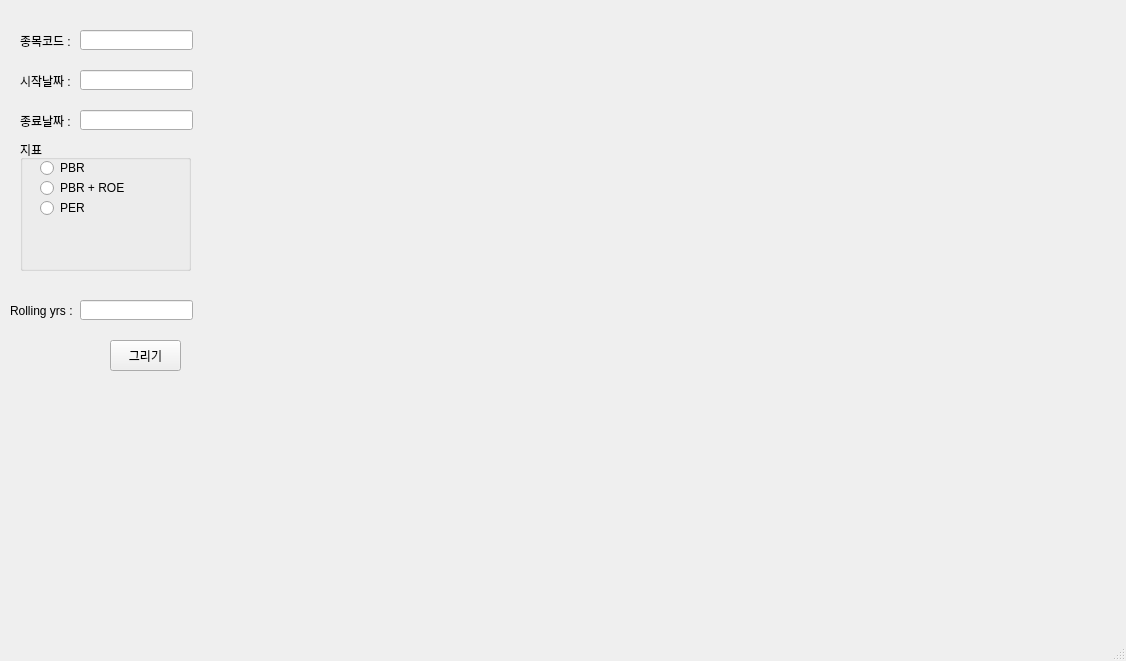
<?xml version="1.0" encoding="UTF-8"?>
<ui version="4.0">
 <class>MainWindow</class>
 <widget class="QMainWindow" name="MainWindow">
  <property name="geometry">
   <rect>
    <x>0</x>
    <y>0</y>
    <width>1126</width>
    <height>661</height>
   </rect>
  </property>
  <property name="windowTitle">
   <string>Historiador v0.1</string>
  </property>
  <widget class="QWidget" name="centralwidget">
   <widget class="QLabel" name="label_code">
    <property name="geometry">
     <rect>
      <x>20</x>
      <y>30</y>
      <width>61</width>
      <height>21</height>
     </rect>
    </property>
    <property name="text">
     <string>종목코드 :</string>
    </property>
   </widget>
   <widget class="QLabel" name="label_start">
    <property name="geometry">
     <rect>
      <x>20</x>
      <y>70</y>
      <width>61</width>
      <height>21</height>
     </rect>
    </property>
    <property name="text">
     <string>시작날짜 :</string>
    </property>
   </widget>
   <widget class="QLabel" name="label_end">
    <property name="geometry">
     <rect>
      <x>20</x>
      <y>110</y>
      <width>61</width>
      <height>21</height>
     </rect>
    </property>
    <property name="text">
     <string>종료날짜 :</string>
    </property>
   </widget>
   <widget class="QGroupBox" name="groupbox_index">
    <property name="geometry">
     <rect>
      <x>20</x>
      <y>140</y>
      <width>171</width>
      <height>131</height>
     </rect>
    </property>
    <property name="title">
     <string>지표</string>
    </property>
    <widget class="QRadioButton" name="button_PBR">
     <property name="geometry">
      <rect>
       <x>20</x>
       <y>20</y>
       <width>90</width>
       <height>16</height>
      </rect>
     </property>
     <property name="text">
      <string>PBR</string>
     </property>
    </widget>
    <widget class="QRadioButton" name="button_PBRROE">
     <property name="geometry">
      <rect>
       <x>20</x>
       <y>40</y>
       <width>90</width>
       <height>16</height>
      </rect>
     </property>
     <property name="text">
      <string>PBR + ROE</string>
     </property>
    </widget>
    <widget class="QRadioButton" name="button_PER">
     <property name="geometry">
      <rect>
       <x>20</x>
       <y>60</y>
       <width>90</width>
       <height>16</height>
      </rect>
     </property>
     <property name="text">
      <string>PER</string>
     </property>
    </widget>
   </widget>
   <widget class="QLabel" name="label_range">
    <property name="geometry">
     <rect>
      <x>10</x>
      <y>300</y>
      <width>71</width>
      <height>21</height>
     </rect>
    </property>
    <property name="text">
     <string>Rolling yrs :</string>
    </property>
   </widget>
   <widget class="QPushButton" name="button_enter">
    <property name="geometry">
     <rect>
      <x>110</x>
      <y>340</y>
      <width>71</width>
      <height>31</height>
     </rect>
    </property>
    <property name="text">
     <string>그리기</string>
    </property>
   </widget>
   <widget class="QLineEdit" name="edit_code">
    <property name="geometry">
     <rect>
      <x>80</x>
      <y>30</y>
      <width>113</width>
      <height>20</height>
     </rect>
    </property>
   </widget>
   <widget class="QLineEdit" name="edit_start">
    <property name="geometry">
     <rect>
      <x>80</x>
      <y>70</y>
      <width>113</width>
      <height>20</height>
     </rect>
    </property>
   </widget>
   <widget class="QLineEdit" name="edit_end">
    <property name="geometry">
     <rect>
      <x>80</x>
      <y>110</y>
      <width>113</width>
      <height>20</height>
     </rect>
    </property>
   </widget>
   <widget class="QLineEdit" name="edit_years_range">
    <property name="geometry">
     <rect>
      <x>80</x>
      <y>300</y>
      <width>113</width>
      <height>20</height>
     </rect>
    </property>
   </widget>
   <widget class="QWidget" name="verticalLayoutWidget">
    <property name="geometry">
     <rect>
      <x>220</x>
      <y>10</y>
      <width>881</width>
      <height>391</height>
     </rect>
    </property>
    <layout class="QVBoxLayout" name="chart"/>
   </widget>
  </widget>
  <widget class="QMenuBar" name="menubar">
   <property name="geometry">
    <rect>
     <x>0</x>
     <y>0</y>
     <width>1126</width>
     <height>21</height>
    </rect>
   </property>
  </widget>
  <widget class="QStatusBar" name="statusbar"/>
 </widget>
 <resources/>
 <connections/>
</ui>
